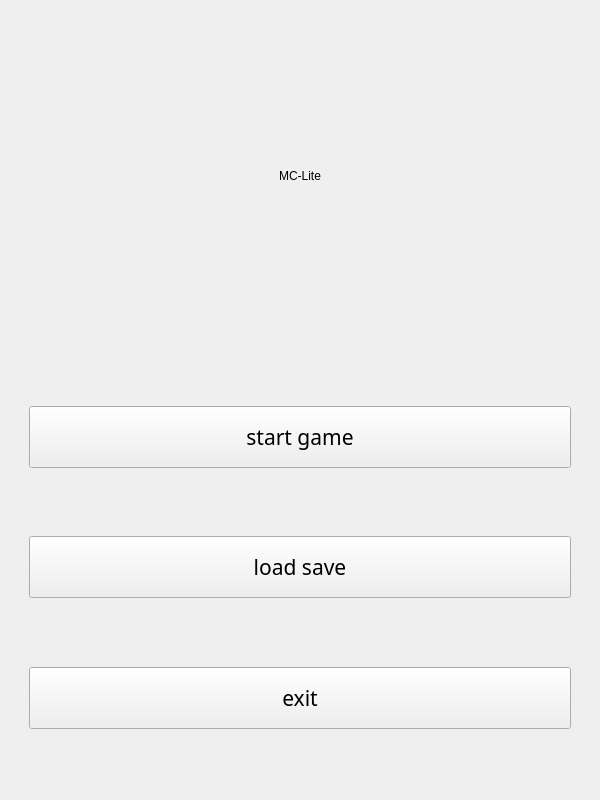
<?xml version="1.0" encoding="UTF-8"?>
<ui version="4.0">
 <class>Game</class>
 <widget class="QMainWindow" name="Game">
  <property name="geometry">
   <rect>
    <x>0</x>
    <y>0</y>
    <width>600</width>
    <height>800</height>
   </rect>
  </property>
  <property name="sizePolicy">
   <sizepolicy hsizetype="Preferred" vsizetype="Preferred">
    <horstretch>0</horstretch>
    <verstretch>0</verstretch>
   </sizepolicy>
  </property>
  <property name="minimumSize">
   <size>
    <width>600</width>
    <height>800</height>
   </size>
  </property>
  <property name="maximumSize">
   <size>
    <width>2400</width>
    <height>3200</height>
   </size>
  </property>
  <property name="focusPolicy">
   <enum>Qt::StrongFocus</enum>
  </property>
  <property name="contextMenuPolicy">
   <enum>Qt::ActionsContextMenu</enum>
  </property>
  <property name="windowTitle">
   <string>Game</string>
  </property>
  <widget class="QWidget" name="menu">
   <property name="sizePolicy">
    <sizepolicy hsizetype="Preferred" vsizetype="Preferred">
     <horstretch>0</horstretch>
     <verstretch>0</verstretch>
    </sizepolicy>
   </property>
   <layout class="QGridLayout" name="gridLayout">
    <item row="5" column="1">
     <widget class="QLabel" name="label">
      <property name="text">
       <string>MC-Lite</string>
      </property>
      <property name="textFormat">
       <enum>Qt::AutoText</enum>
      </property>
      <property name="alignment">
       <set>Qt::AlignCenter</set>
      </property>
     </widget>
    </item>
    <item row="0" column="1" rowspan="2">
     <spacer name="horizontalSpacer_2">
      <property name="orientation">
       <enum>Qt::Horizontal</enum>
      </property>
      <property name="sizeHint" stdset="0">
       <size>
        <width>575</width>
        <height>13</height>
       </size>
      </property>
     </spacer>
    </item>
    <item row="9" column="2" rowspan="9">
     <spacer name="verticalSpacer_2">
      <property name="orientation">
       <enum>Qt::Vertical</enum>
      </property>
      <property name="sizeType">
       <enum>QSizePolicy::Expanding</enum>
      </property>
      <property name="sizeHint" stdset="0">
       <size>
        <width>20</width>
        <height>40</height>
       </size>
      </property>
     </spacer>
    </item>
    <item row="9" column="0" rowspan="9">
     <spacer name="verticalSpacer">
      <property name="orientation">
       <enum>Qt::Vertical</enum>
      </property>
      <property name="sizeHint" stdset="0">
       <size>
        <width>20</width>
        <height>40</height>
       </size>
      </property>
     </spacer>
    </item>
    <item row="17" column="1">
     <spacer name="horizontalSpacer_6">
      <property name="orientation">
       <enum>Qt::Horizontal</enum>
      </property>
      <property name="sizeHint" stdset="0">
       <size>
        <width>40</width>
        <height>20</height>
       </size>
      </property>
     </spacer>
    </item>
    <item row="16" column="1">
     <widget class="QPushButton" name="btn_exit">
      <property name="sizePolicy">
       <sizepolicy hsizetype="Preferred" vsizetype="Preferred">
        <horstretch>0</horstretch>
        <verstretch>0</verstretch>
       </sizepolicy>
      </property>
      <property name="font">
       <font>
        <family>Algerian</family>
        <pointsize>16</pointsize>
       </font>
      </property>
      <property name="cursor">
       <cursorShape>PointingHandCursor</cursorShape>
      </property>
      <property name="text">
       <string>exit</string>
      </property>
      <property name="autoRepeatDelay">
       <number>300</number>
      </property>
     </widget>
    </item>
    <item row="15" column="1">
     <spacer name="horizontalSpacer_5">
      <property name="orientation">
       <enum>Qt::Horizontal</enum>
      </property>
      <property name="sizeHint" stdset="0">
       <size>
        <width>40</width>
        <height>20</height>
       </size>
      </property>
     </spacer>
    </item>
    <item row="14" column="1">
     <widget class="QPushButton" name="btn_load">
      <property name="sizePolicy">
       <sizepolicy hsizetype="Preferred" vsizetype="Preferred">
        <horstretch>0</horstretch>
        <verstretch>0</verstretch>
       </sizepolicy>
      </property>
      <property name="font">
       <font>
        <family>Algerian</family>
        <pointsize>16</pointsize>
       </font>
      </property>
      <property name="cursor">
       <cursorShape>PointingHandCursor</cursorShape>
      </property>
      <property name="text">
       <string>load save</string>
      </property>
     </widget>
    </item>
    <item row="13" column="1">
     <spacer name="horizontalSpacer">
      <property name="orientation">
       <enum>Qt::Horizontal</enum>
      </property>
      <property name="sizeHint" stdset="0">
       <size>
        <width>40</width>
        <height>20</height>
       </size>
      </property>
     </spacer>
    </item>
    <item row="12" column="1">
     <widget class="QPushButton" name="btn_start_game">
      <property name="sizePolicy">
       <sizepolicy hsizetype="Preferred" vsizetype="Preferred">
        <horstretch>0</horstretch>
        <verstretch>0</verstretch>
       </sizepolicy>
      </property>
      <property name="font">
       <font>
        <family>Algerian</family>
        <pointsize>16</pointsize>
       </font>
      </property>
      <property name="cursor">
       <cursorShape>PointingHandCursor</cursorShape>
      </property>
      <property name="text">
       <string>start game</string>
      </property>
     </widget>
    </item>
    <item row="9" column="1" rowspan="2">
     <spacer name="horizontalSpacer_3">
      <property name="orientation">
       <enum>Qt::Horizontal</enum>
      </property>
      <property name="sizeHint" stdset="0">
       <size>
        <width>40</width>
        <height>20</height>
       </size>
      </property>
     </spacer>
    </item>
   </layout>
  </widget>
 </widget>
 <resources/>
 <connections/>
</ui>
